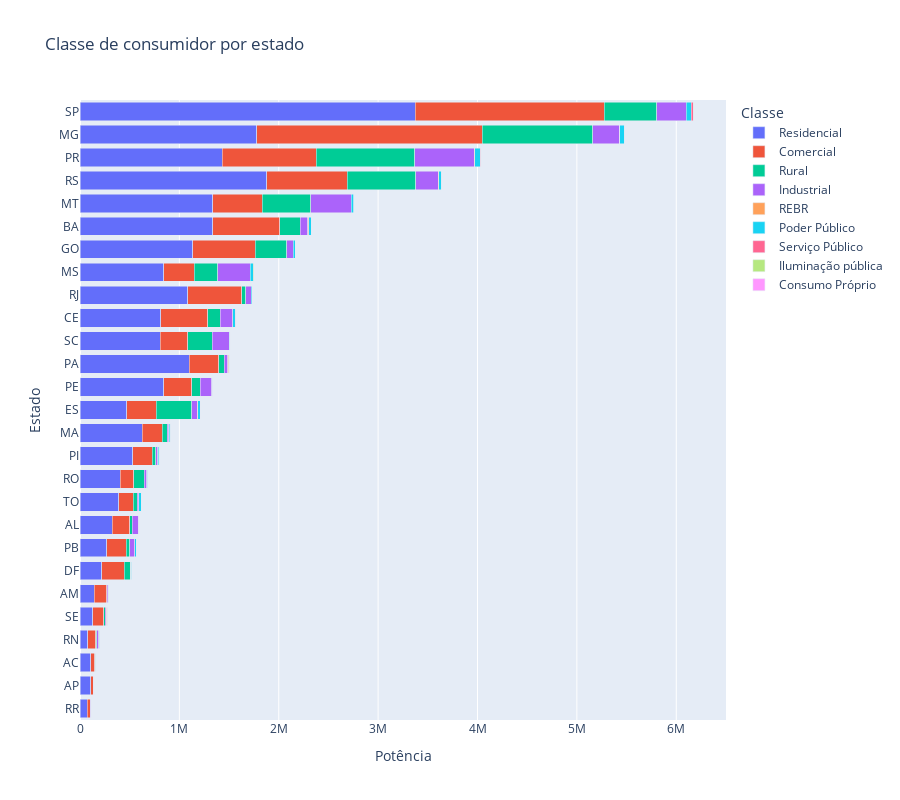

Notebook source saved alongside this figure:
### Markdown cell above
### Classe por estado e kW

### Code cell
resumo = dados.groupby(['Estado', 'Classe_consumidor']).agg(
    quantidade = ('Classe_consumidor','count'),
    kW = ('kW_instalados','sum')
).reset_index().sort_values('quantidade', ascending=False)

fig = px.bar(
    resumo,
    y='Estado',
    x='kW',
    color='Classe_consumidor',
    hover_data={'quantidade': ':,.2f', 'kW': True, 'Estado': True},
    title='Classe de consumidor por estado',
    labels={'quantidade': 'Clientes', 'Classe_consumidor':'Classe', 'kW':'Potência'},
    barmode='stack',
    height=800
)
fig.update_layout(yaxis={'categoryorder': 'total ascending'})
fig.show()

### Figure 1 — Plotly figure (JSON) as saved in the notebook; plotly's stock layout.template omitted (floating-point values rounded to 4 significant figures)
{"data": [{"customdata": [[522369], [296798], [296053], [210801], [209169], [171413], [159813], [136020], [130220], [129406], [122691], [108715], [108333], [72300], [72103], [58292], [49283], [43779], [41004], [36532], [26502], [16902], [13030], [12783], [12053], [11195], [7267]], "hovertemplate": "Classe=Residencial<br>Potência=%{x}<br>Estado=%{y}<br>Clientes=%{customdata[0]:,.2f}<extra></extra>", "legendgroup": "Residencial", "marker": {"color": "#636efa", "pattern": {"shape": ""}}, "name": "Residencial", "orientation": "h", "showlegend": true, "textposition": "auto", "type": "bar", "x": [3375000.0, 1881000.0, 1777000.0, 1334000.0, 1432000.0, 1335000.0, 1086000.0, 1132000.0, 843700.0, 1100000.0, 844500.0, 806600.0, 812600.0, 626000.0, 528300.0, 469600.0, 392300.0, 323500.0, 404700.0, 270100.0, 219200.0, 129600.0, 143200.0, 107700.0, 80310.0, 110000.0, 72140.0], "xaxis": "x", "y": ["SP", "RS", "MG", "BA", "PR", "MT", "RJ", "GO", "MS", "PA", "PE", "SC", "CE", "MA", "PI", "ES", "TO", "AL", "RO", "PB", "DF", "SE", "AM", "AC", "RN", "AP", "RR"], "yaxis": "y"}, {"customdata": [[80253], [43875], [33831], [33574], [29272], [15029], [14995], [12838], [12676], [12118], [11615], [11590], [10036], [7943], [7161], [7054], [5424], [4708], [4592], [4286], [4101], [2406], [2399], [1770], [1417], [892], [685]], "hovertemplate": "Classe=Comercial<br>Potência=%{x}<br>Estado=%{y}<br>Clientes=%{customdata[0]:,.2f}<extra></extra>", "legendgroup": "Comercial", "marker": {"color": "#EF553B", "pattern": {"shape": ""}}, "name": "Comercial", "orientation": "h", "showlegend": true, "textposition": "auto", "type": "bar", "x": [1903000.0, 2270000.0, 674600.0, 944900.0, 809700.0, 632400.0, 498600.0, 282300.0, 472300.0, 307800.0, 543800.0, 275200.0, 294300.0, 297800.0, 201200.0, 192900.0, 178100.0, 144000.0, 203200.0, 110200.0, 134900.0, 126700.0, 224300.0, 76020.0, 42590.0, 29100.0, 27210.0], "xaxis": "x", "y": ["SP", "MG", "BA", "PR", "RS", "GO", "MT", "PE", "CE", "MS", "RJ", "SC", "PA", "ES", "PI", "PB", "AL", "TO", "MA", "SE", "RO", "AM", "DF", "RN", "AC", "RR", "AP"], "yaxis": "y"}, {"customdata": [[58675], [55948], [46955], [26068], [23177], [19565], [18537], [16003], [13808], [13382], [12022], [9452], [6588], [3528], [3476], [2624], [2475], [2457], [1982], [1263], [1202], [1083], [681], [490], [144], [126], [24]], "hovertemplate": "Classe=Rural<br>Potência=%{x}<br>Estado=%{y}<br>Clientes=%{customdata[0]:,.2f}<extra></extra>", "legendgroup": "Rural", "marker": {"color": "#00cc96", "pattern": {"shape": ""}}, "name": "Rural", "orientation": "h", "showlegend": true, "textposition": "auto", "type": "bar", "x": [1112000.0, 686700.0, 991100.0, 526200.0, 358100.0, 487800.0, 250600.0, 314100.0, 235600.0, 209400.0, 124500.0, 106500.0, 85350.0, 40900.0, 56110.0, 39390.0, 39870.0, 34960.0, 48840.0, 21950.0, 65330.0, 14450.0, 7339.0, 10810.0, 3724.0, 2032.0, 317.6], "xaxis": "x", "y": ["MG", "RS", "PR", "SP", "ES", "MT", "SC", "GO", "MS", "BA", "CE", "RO", "PE", "RJ", "PA", "PB", "TO", "PI", "MA", "AL", "DF", "SE", "AC", "RN", "AM", "RR", "AP"], "yaxis": "y"}, {"customdata": [[11226], [7438], [6887], [5027], [4656], [4514], [2276], [1660], [1586], [1062], [948], [835], [777], [686], [404], [364], [326], [262], [238], [234], [229], [183], [125], [51], [35], [34], [22]], "hovertemplate": "Classe=Industrial<br>Potência=%{x}<br>Estado=%{y}<br>Clientes=%{customdata[0]:,.2f}<extra></extra>", "legendgroup": "Industrial", "marker": {"color": "#ab63fa", "pattern": {"shape": ""}}, "name": "Industrial", "orientation": "h", "showlegend": true, "textposition": "auto", "type": "bar", "x": [601200.0, 171800.0, 297400.0, 229800.0, 271200.0, 408300.0, 324800.0, 75740.0, 55330.0, 126600.0, 66180.0, 50730.0, 115300.0, 50800.0, 38170.0, 66980.0, 20050.0, 16620.0, 14490.0, 12100.0, 23300.0, 23300.0, 10600.0, 3030.0, 2552.0, 2597.0, 2515.0], "xaxis": "x", "y": ["PR", "SC", "SP", "RS", "MG", "MT", "MS", "BA", "ES", "CE", "GO", "PB", "PE", "RJ", "PA", "AL", "PI", "MA", "TO", "SE", "RO", "RN", "AM", "DF", "AC", "RR", "AP"], "yaxis": "y"}, {"customdata": [[1636], [1108], [622], [617], [454], [408], [335], [329], [307], [301], [282], [111], [102]], "hovertemplate": "Classe=REBR<br>Potência=%{x}<br>Estado=%{y}<br>Clientes=%{customdata[0]:,.2f}<extra></extra>", "legendgroup": "REBR", "marker": {"color": "#FFA15A", "pattern": {"shape": ""}}, "name": "REBR", "orientation": "h", "showlegend": true, "textposition": "auto", "type": "bar", "x": [8338.0, 7605.0, 3453.0, 3663.0, 2310.0, 2668.0, 1904.0, 1496.0, 2278.0, 1587.0, 1566.0, 693.2, 789.6], "xaxis": "x", "y": ["BA", "PA", "PI", "SE", "MG", "MA", "PR", "SP", "ES", "RS", "AL", "RJ", "AP"], "yaxis": "y"}, {"customdata": [[1279], [1169], [932], [900], [710], [676], [530], [493], [419], [399], [376], [363], [353], [347], [309], [308], [305], [161], [152], [138], [126], [80], [60], [57], [49], [33], [20]], "hovertemplate": "Classe=Poder Público<br>Potência=%{x}<br>Estado=%{y}<br>Clientes=%{customdata[0]:,.2f}<extra></extra>", "legendgroup": "Poder Público", "marker": {"color": "#19d3f3", "pattern": {"shape": ""}}, "name": "Poder Público", "orientation": "h", "showlegend": true, "textposition": "auto", "type": "bar", "x": [47760.0, 50000.0, 32760.0, 57860.0, 28040.0, 21190.0, 26140.0, 24410.0, 30580.0, 25150.0, 27690.0, 14620.0, 15400.0, 14260.0, 14450.0, 9283.0, 8321.0, 10550.0, 4449.0, 4960.0, 9200.0, 10150.0, 3387.0, 6409.0, 3332.0, 2690.0, 2949.0], "xaxis": "x", "y": ["MG", "SP", "RS", "PR", "CE", "GO", "BA", "TO", "MS", "ES", "MT", "PB", "MA", "PI", "RO", "RJ", "PA", "RN", "SC", "AL", "RR", "DF", "SE", "PE", "AM", "AP", "AC"], "yaxis": "y"}, {"customdata": [[70], [65], [45], [43], [28], [19], [19], [16], [13], [12], [11], [9], [6], [5], [5], [5], [4], [3], [3], [2], [2], [2], [1], [1], [1]], "hovertemplate": "Classe=Serviço Público<br>Potência=%{x}<br>Estado=%{y}<br>Clientes=%{customdata[0]:,.2f}<extra></extra>", "legendgroup": "Serviço Público", "marker": {"color": "#FF6692", "pattern": {"shape": ""}}, "name": "Serviço Público", "orientation": "h", "showlegend": true, "textposition": "auto", "type": "bar", "x": [2653.0, 19830.0, 1399.0, 4656.0, 1971.0, 967.0, 2884.0, 904.0, 944.3, 1401.0, 2259.0, 1522.0, 307.4, 402.5, 134.1, 3028.0, 253.0, 187.0, 872.5, 5295.0, 120.0, 42.0, 40.0, 4.0, 60.0], "xaxis": "x", "y": ["SC", "SP", "MG", "PR", "MT", "GO", "MS", "RS", "PI", "MA", "CE", "ES", "RJ", "PB", "PA", "TO", "AL", "RN", "PE", "SE", "AM", "AC", "BA", "DF", "AP"], "yaxis": "y"}, {"customdata": [[23], [18], [14], [12], [9], [7], [6], [6], [4], [4], [3], [3], [3], [3], [2], [2], [1], [1], [1], [1]], "hovertemplate": "Classe=Iluminação pública<br>Potência=%{x}<br>Estado=%{y}<br>Clientes=%{customdata[0]:,.2f}<extra></extra>", "legendgroup": "Iluminação pública", "marker": {"color": "#B6E880", "pattern": {"shape": ""}}, "name": "Iluminação pública", "orientation": "h", "showlegend": true, "textposition": "auto", "type": "bar", "x": [1433.0, 732.6, 2819.0, 2781.0, 426.4, 236.5, 270.0, 255.8, 73.31, 92.5, 87.0, 66.76, 30.0, 54.0, 100.0, 60.0, 15.0, 9.95, 25.0, 10.0], "xaxis": "x", "y": ["PR", "MG", "SP", "MS", "MT", "TO", "PI", "RS", "RJ", "MA", "CE", "BA", "ES", "GO", "SC", "PA", "AL", "PE", "PB", "RO"], "yaxis": "y"}, {"customdata": [[3], [1], [1]], "hovertemplate": "Classe=Consumo Próprio<br>Potência=%{x}<br>Estado=%{y}<br>Clientes=%{customdata[0]:,.2f}<extra></extra>", "legendgroup": "Consumo Próprio", "marker": {"color": "#FF97FF", "pattern": {"shape": ""}}, "name": "Consumo Próprio", "orientation": "h", "showlegend": true, "textposition": "auto", "type": "bar", "x": [75.52, 2.4, 3.74], "xaxis": "x", "y": ["SP", "RJ", "SE"], "yaxis": "y"}], "layout": {"barmode": "stack", "height": 800, "legend": {"title": {"text": "Classe"}, "tracegroupgap": 0}, "title": {"text": "Classe de consumidor por estado"}, "xaxis": {"anchor": "y", "domain": [0, 1], "title": {"text": "Potência"}}, "yaxis": {"anchor": "x", "categoryorder": "total ascending", "domain": [0, 1], "title": {"text": "Estado"}}}}
